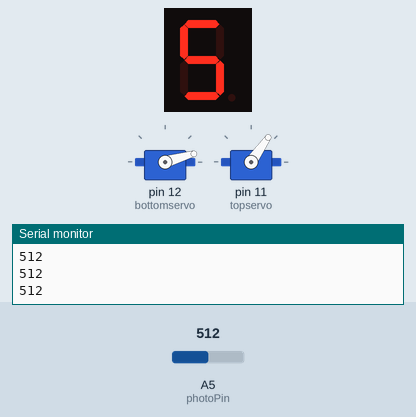
Recording of a sketch running on a simulated Arduino Uno, built with avr-gcc and run on an emulated ATmega328P. Shown: 1-digit seven-segment display, 2 × servo, the last lines printed to the serial monitor. The inputs (shaded band) are chosen by the test bench; at power-on: A5 (photoPin) = 512.

Above: at 3.3 s.
3.4 s: A5 (photoPin) set to 716
At 4.0 s:
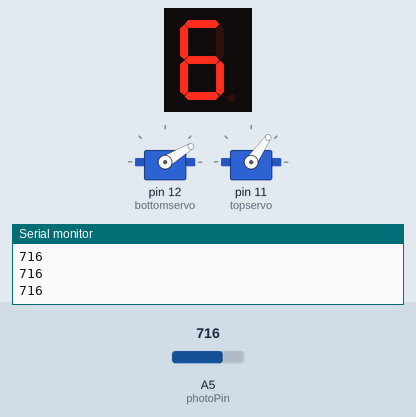
5.0 s: A5 (photoPin) set to 900
At 5.7 s:
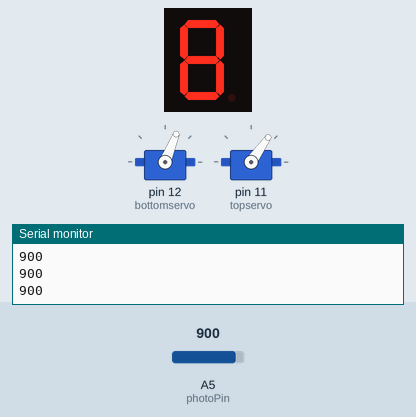
6.9 s: A5 (photoPin) set to 1023
At 19.5 s:
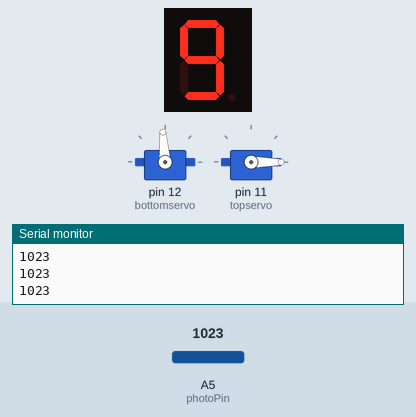
Timing chart, 0 to 21.0 s (numbered marks = the images above; inputs shaded):
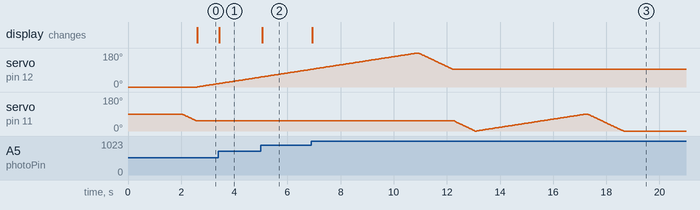

Measured:
- after the input at 3.4 s, the display: changes at once (image 1)
- after the input at 5.0 s, the display: changes after 0.05 s (image 2)
- after the input at 6.9 s, servo on pin 12 (bottomservo): goes on until 12.2 s, then stays 94°; the display: changes at once (image 3)

The sketch:

Code.ino
```cpp
#include <Servo.h>
#include "SevSeg.h"
SevSeg sevseg;

Servo topservo;    // 90 is vertical, 0 is flat
Servo bottomservo;

// Struct to hold both angle and intensity
struct LightReading {
  int bottomangle;
  int topangle;
  int intensity;
};

int bestTopAngle = 0;
int bestBottomAngle = 0;
int InitialIntensity = 0;
int intialTopAngle = 0;
int initialBottomAngle = 0;

int threshold = 20; // How different does the voltage input (range: 0 to 1023) needs to be for the scanning to be required

int photoPin = A5;

void setup() {

  // For Segment diplay
  byte numDigits = 1;
  byte digitPins[] = {};
  byte segmentPins[] = {6, 5, 2, 3, 4, 7, 8, 9};
  bool resistorsOnSegments = true;

  byte hardwareConfig = COMMON_CATHODE;
  sevseg.begin(hardwareConfig, numDigits, digitPins, segmentPins, resistorsOnSegments);
  sevseg.setBrightness(90);


  Serial.begin(9600);
  bottomservo.attach(12);
  bottomservo.write(0);
  delay(1000);
  topservo.attach(11);
  topservo.write(90);
  delay(1000);

  LightReading reading = surroundcheck();
  bottomservo.write(reading.bottomangle);
  topservo.write(reading.topangle);

  delay(2000);
  InitialIntensity = photoresistor();
}

void loop() {
  float displayNumber = 0;
  int SecondIntensity = photoresistor();

  if (abs(InitialIntensity - SecondIntensity) > threshold) {
    LightReading reading = surroundcheck();
    bottomservo.write(reading.bottomangle);
    topservo.write(reading.topangle);
    InitialIntensity = reading.intensity;
    delay(1500);
  }


}

// Read from the photoresistor
int photoresistor() {
  int displayNumber = 0;
  int Average = 0;
  long total = 0;
  for (int i = 0; i < 5; i++) {
    total += analogRead(photoPin);
    delay(5);
  }
  Average = total / 5;
    // segment display
  displayNumber = Average / (102.4);
  displayNumber = (int)displayNumber;
  sevseg.setNumber(displayNumber);
  delay(5);
  sevseg.refreshDisplay();
  Serial.println(Average);
  return Average;
}

// Scan 0–180 degrees and find the brightest direction
LightReading surroundcheck() {

  int BottomBestAngle = 0;
  int TopBestAngle = 0;

  int scanAngle = 55; // Angle at which the scanning is done

  int initialBottomAngle = bottomservo.read();
  int intialTopAngle = topservo.read();


  for (int i = initialBottomAngle; i >= 0; i -= 1){ // Position the bottomservo at 0
    bottomservo.write(i);
    delay(15);
  }

  if (intialTopAngle >= scanAngle){ // if initial topangle is higher than the scanAngle (more vertical than the scanAngle), reduce the angle until scanAngle
    for (int i = intialTopAngle; i >= scanAngle; i -= 1){
      topservo.write(i);
      delay(15);
    }
  }

  else if (intialTopAngle <= scanAngle){ // if initial topangle is lower than scanAngle (more horizontal than scanAngle), reduce the angle until scanAngle
    for (int i = intialTopAngle; i <= scanAngle; i += 1){
      topservo.write(i);
      delay(15);
    }
  }

  int intensityA = 0;
  int intensityB = 0;
  int maxIntensity = 0;

  for (int i = 0; i <= 180; i += 1) { // Scan using bottomservo and return the position with the highest intensity of light
    bottomservo.write(i);
    delay(15);

    intensityA = intensityB;
    intensityB = photoresistor();

    if (intensityB > maxIntensity) {
      maxIntensity = intensityB;
      BottomBestAngle = i; // Best angle for bottomservo
    }
  }

  for (int i = 180; i >= BottomBestAngle; i -= 1){ // Positions the bottomservo at to BottomBestAngle smoothly
    bottomservo.write(i);
    delay(15);
  }


  for (int i = scanAngle; i >= 0; i -= 1){ // Positions the topservo to 0 smoothly
    topservo.write(i);
    delay(15);
  }

  intensityA = 0;
  intensityB = 0;
  maxIntensity = 0;

  for (int i = 0; i <= 90; i += 1) {
    topservo.write(i);
    delay(15);

    intensityA = intensityB;
    intensityB = photoresistor();

    if (intensityB > maxIntensity) {
      maxIntensity = intensityB;
      TopBestAngle = i;
    }
  }

  for (int i = 90; i >= TopBestAngle; i -= 1){ // Positions the topservo to TopBestAngle smoothly
    topservo.write(i);
    delay(15);
  }

  LightReading result = { BottomBestAngle, TopBestAngle, maxIntensity };
  return result;
}
```
